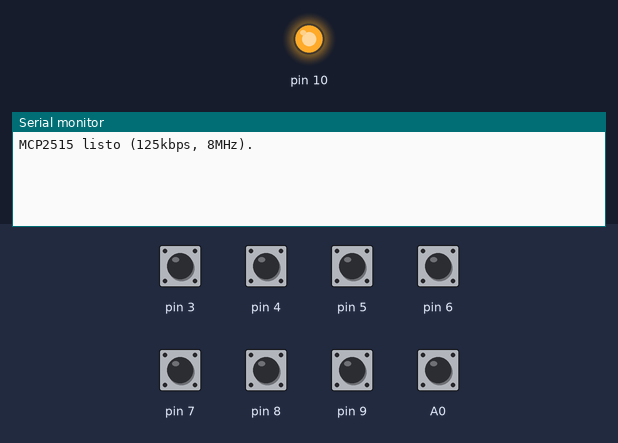
A sketch run on a simulated Arduino Uno, built with avr-gcc and run on an emulated ATmega328P. Shown: output pins drawn as LEDs (lit = HIGH), the last lines printed to the serial monitor. The test bench sets the inputs (shaded band); at power-on: A0, pin 3–9 HIGH.

Above: at 1.2 s.
1.3 s: pin 3 pulled LOW for 0.15 s
At 2.5 s:
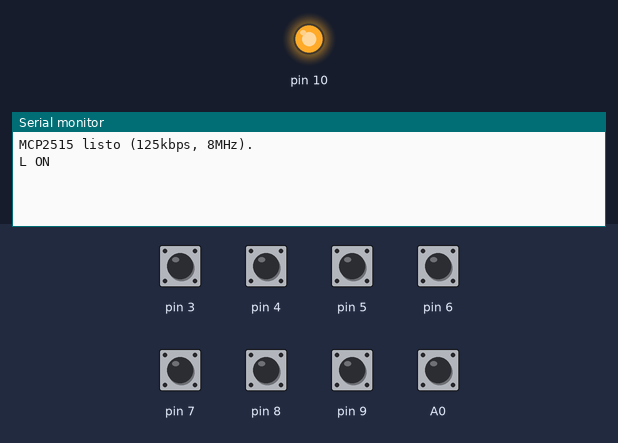
2.9 s: pin 4 pulled LOW for 0.15 s
At 3.7 s:
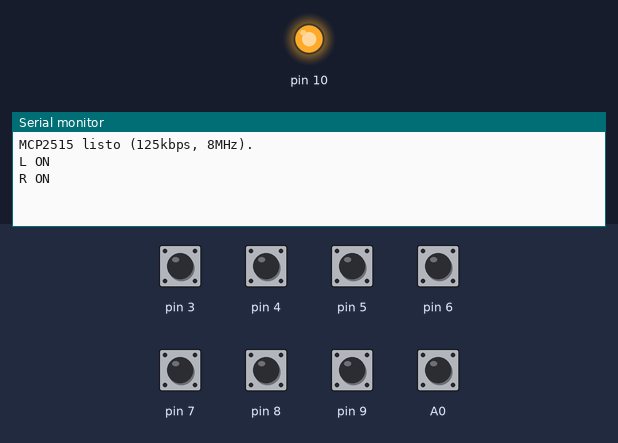
4.5 s: pin 5 pulled LOW for 0.15 s
At 4.9 s:
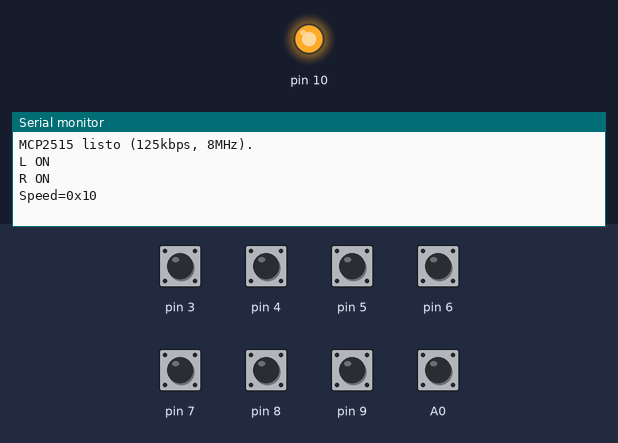
6.1 s: pin 6 pulled LOW for 0.15 s
At 7.3 s:
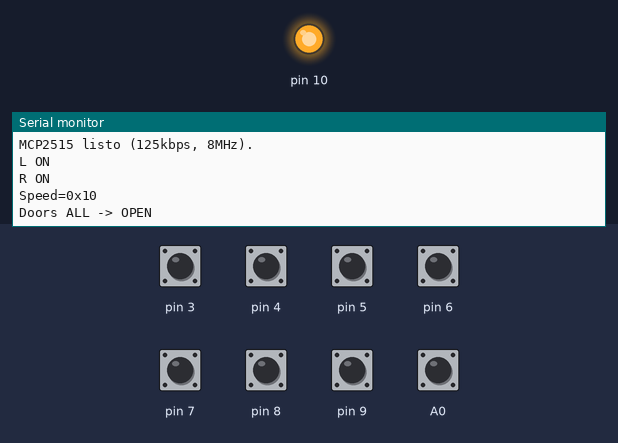
7.7 s: pin 7 pulled LOW for 0.15 s
At 8.6 s:
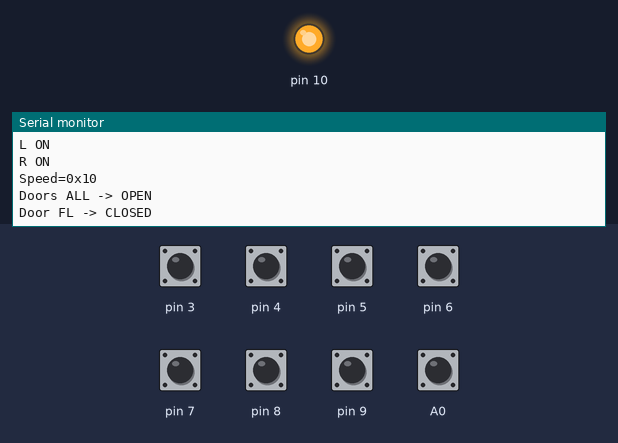
9.3 s: pin 8 pulled LOW for 0.15 s
At 9.7 s:
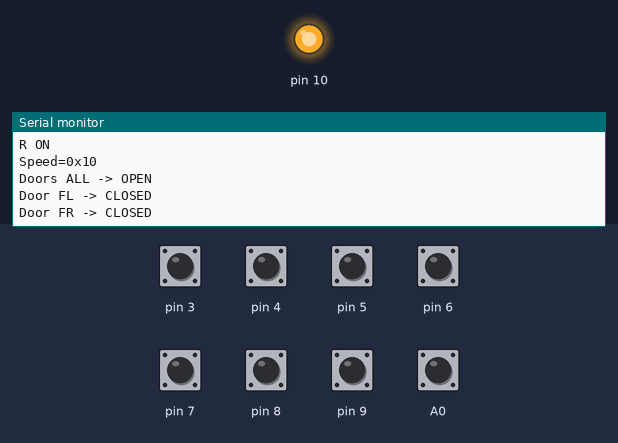

The sketch:

CAN_Inyector.ino
```cpp
#include <SPI.h>
#include <mcp2515.h>

// ======== CONFIG CAN / IDs ========
#define CAN_ID_STATUS  0x180  // Intermitentes + Velocidad (5 bytes)
#define CAN_ID_DOORS   0x181  // Estado de puertas (6 bytes)
MCP2515 mcp2515(10);         // CS en D10 (SPI: 11/12/13)

// ======== BOTONES (evitamos D2 y 10-13) ========
// Conexión: botón a GND, pin como INPUT_PULLUP (activo en LOW)
const uint8_t BTN_LEFT       = 3;  // intermitente izquierda (toggle)
const uint8_t BTN_RIGHT      = 4;  // intermitente derecha (toggle)
const uint8_t BTN_ACCEL      = 5;  // acelerar
const uint8_t BTN_DOORS_ALL  = 6;  // toggle todo cerrado/abierto
const uint8_t BTN_DOOR_FL    = 7;  // puerta delantera izquierda (toggle)
const uint8_t BTN_DOOR_FR    = 8;  // puerta delantera derecha (toggle)
const uint8_t BTN_DOOR_RL    = 9;  // puerta trasera izquierda (toggle)
const uint8_t BTN_DOOR_RR    = A0; // puerta trasera derecha (toggle)

// ======== ANTIRREBOTE ========
const uint16_t DEBOUNCE_MS = 30;
struct Debounce {
  uint8_t pin; bool lastStable; bool lastRead; unsigned long tEdge;
  void begin(uint8_t p){ pin=p; pinMode(pin, INPUT_PULLUP); lastRead=digitalRead(pin); lastStable=lastRead; tEdge=millis(); }
  bool fell(){ // flanco de bajada
    bool r = digitalRead(pin); unsigned long now=millis();
    if (r!=lastRead){ lastRead=r; tEdge=now; }
    if ((now - tEdge) > DEBOUNCE_MS && lastStable!=lastRead){ lastStable=lastRead; if (lastStable==LOW) return true; }
    return false;
  }
};
Debounce dbL, dbR, dbAcc, dbAll, dbFL, dbFR, dbRL, dbRR;

// ======== ESTADO ========
// Intermitentes: bit0=izq(0x01), bit1=der(0x02)
uint8_t blinkMask = 0x00;

// Velocidad 16-bit (BE) bytes [3]=hi, [4]=lo
uint16_t speedVal = 0x0000;
const uint16_t SPEED_STEP = 0x0010;
const uint16_t SPEED_MAX  = 0x3894;
const uint16_t SPEED_MIN  = 0x0000;

// Puertas (6B): [00][00][mask][00][00][00], mask en byte2: 01 FL, 02 FR, 04 RL, 08 RR
// 1 = cerrada, 0 = abierta
uint8_t doorMask = 0x0F; // arrancamos TODO CERRADO

// Reenvío periódico
const unsigned long PERIOD_MS = 100; // 10 Hz
unsigned long tLast = 0;

// ======== HELPERS CAN ========
void canSend(uint32_t id, const uint8_t *data, uint8_t len){
  struct can_frame f; f.can_id=id; f.can_dlc=len;
  for(uint8_t i=0;i<len;i++) f.data[i]=data[i];
  mcp2515.sendMessage(&f);
}

// 5B: [blink][XX][XX][speed_hi][speed_lo]
void sendStatus(){
  uint8_t p[5];
  p[0]=blinkMask;
  p[1]=0x00; // relleno (ajusta si necesitas valor distinto)
  p[2]=0x00; // relleno
  p[3]=(uint8_t)((speedVal>>8)&0xFF);
  p[4]=(uint8_t)(speedVal&0xFF);
  canSend(CAN_ID_STATUS, p, 5);
}

// 6B: [00][00][doorMask][00][00][00]
void sendDoors(){
  uint8_t p[6]={0x00,0x00,doorMask,0x00,0x00,0x00};
  canSend(CAN_ID_DOORS, p, 6);
}

void setup(){
  Serial.begin(115200);
  while(!Serial){}

  // Botones
  dbL.begin(BTN_LEFT); dbR.begin(BTN_RIGHT); dbAcc.begin(BTN_ACCEL); dbAll.begin(BTN_DOORS_ALL);
  dbFL.begin(BTN_DOOR_FL); dbFR.begin(BTN_DOOR_FR); dbRL.begin(BTN_DOOR_RL); dbRR.begin(BTN_DOOR_RR);

  // CAN
  SPI.begin();
  mcp2515.reset();
  mcp2515.setBitrate(CAN_125KBPS, MCP_8MHZ); // 125 kbps @ 8 MHz
  mcp2515.setNormalMode();

  Serial.println(F("MCP2515 listo (125kbps, 8MHz)."));
}

void loop(){
  // ---- Botones: intermitentes ----
  if (dbL.fell()){ blinkMask ^= 0x01; Serial.print(F("L ")); Serial.println((blinkMask&0x01)?F("ON"):F("OFF")); }
  if (dbR.fell()){ blinkMask ^= 0x02; Serial.print(F("R ")); Serial.println((blinkMask&0x02)?F("ON"):F("OFF")); }

  // ---- Botón acelerador (solo subir; ajusta si quieres freno) ----
  if (dbAcc.fell()){
    uint32_t next = (uint32_t)speedVal + SPEED_STEP;
    speedVal = (next > SPEED_MAX) ? SPEED_MAX : (uint16_t)next;
    Serial.print(F("Speed=0x")); Serial.println(speedVal, HEX);
  }

  // ---- Botón general puertas: toggle ALL ----
  if (dbAll.fell()){
    doorMask = (doorMask==0x0F) ? 0x00 : 0x0F; // 0x0F cerradas -> 0x00 abiertas
    Serial.print(F("Doors ALL -> ")); Serial.println((doorMask==0x0F)?F("CLOSED"):F("OPEN"));
  }

  // ---- Botones de puertas individuales (toggle bit) ----
  if (dbFL.fell()){ doorMask ^= 0x01; Serial.print(F("Door FL -> ")); Serial.println((doorMask&0x01)?F("CLOSED"):F("OPEN")); }
  if (dbFR.fell()){ doorMask ^= 0x02; Serial.print(F("Door FR -> ")); Serial.println((doorMask&0x02)?F("CLOSED"):F("OPEN")); }
  if (dbRL.fell()){ doorMask ^= 0x04; Serial.print(F("Door RL -> ")); Serial.println((doorMask&0x04)?F("CLOSED"):F("OPEN")); }
  if (dbRR.fell()){ doorMask ^= 0x08; Serial.print(F("Door RR -> ")); Serial.println((doorMask&0x08)?F("CLOSED"):F("OPEN")); }

  // ---- Envío periódico ----
  unsigned long now = millis();
  if (now - tLast >= PERIOD_MS){
    tLast = now;
    sendStatus(); // 5 bytes: intermitentes + velocidad (bytes 3,4)
    sendDoors();  // 6 bytes: estado de puertas (byte2 = máscara)
  }
}
```

Measured:
- after the input at 1.3 s, the serial monitor: prints a new line at once (image 1)
- after the input at 2.9 s, the serial monitor: prints a new line at once (image 2)
- after the input at 4.5 s, the serial monitor: prints a new line at once (image 3)
- after the input at 6.1 s, the serial monitor: prints a new line at once (image 4)
- after the input at 7.7 s, the serial monitor: prints a new line at once (image 5)
- after the input at 9.3 s, the serial monitor: prints a new line at once (image 6)
